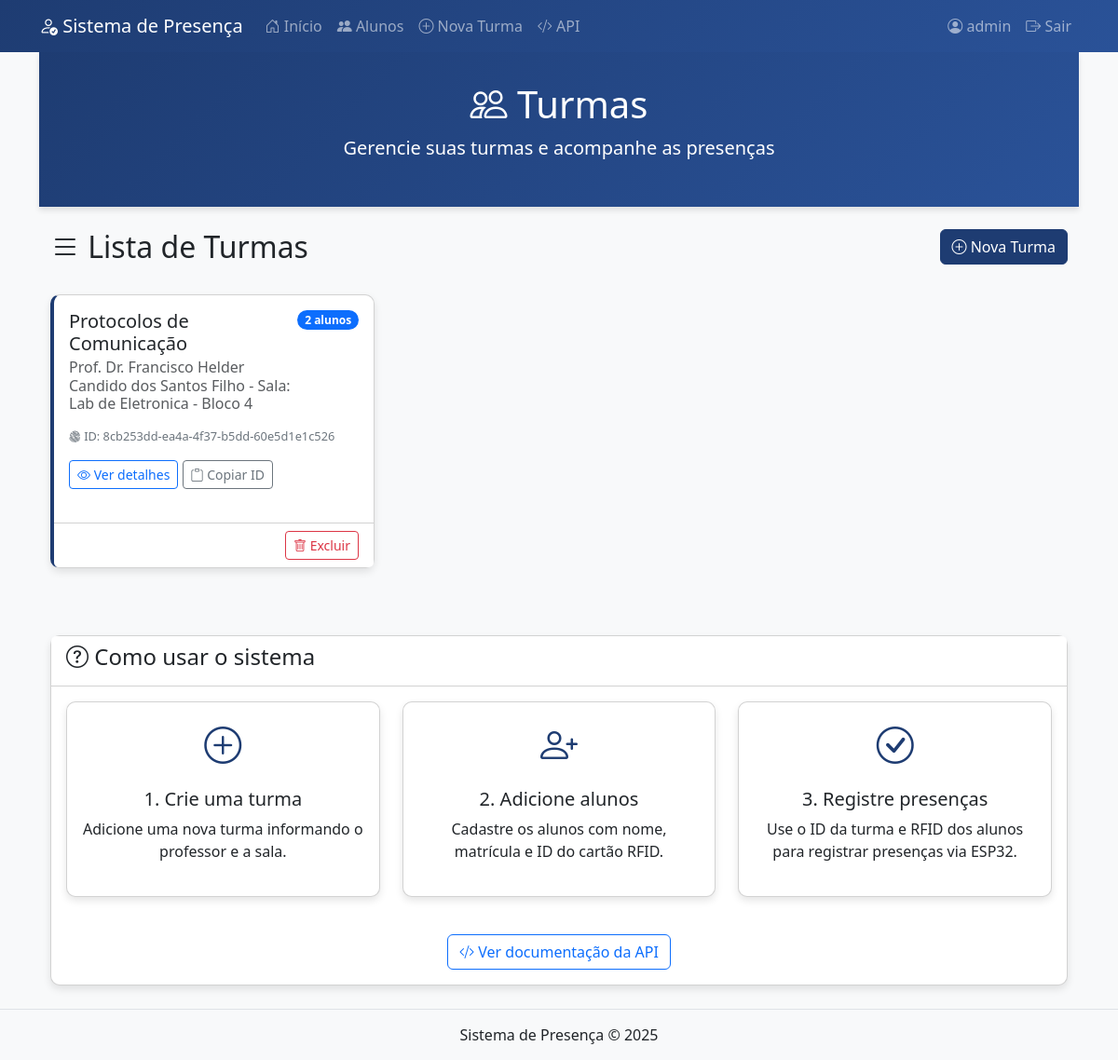
The page / (signed in) on the database its author committed.
### tables this page shows
CREATE TABLE turmas (
                id TEXT PRIMARY KEY,
                nome_turma TEXT,
                professor TEXT,
                sala TEXT);

### app.py (the view)
@app.route('/')
@login_required
def index():
    conn = sqlite3.connect(DATABASE)
    conn.row_factory = sqlite3.Row
    c = conn.cursor()
    c.execute('''
        SELECT t.id, t.nome_turma, t.professor, t.sala,
        COUNT(at.aluno_id) as total_alunos
        FROM turmas t
        LEFT JOIN aluno_turma at ON t.id = at.turma_id
        GROUP BY t.id
    ''')
    turmas = c.fetchall()
    conn.close()
    return render_template('index.html', turmas=turmas)

### app.py (called while the page is built)
def login_required(f):
    @wraps(f)
    def decorated_function(*args, **kwargs):
        if 'logged_in' not in session:
            flash('Por favor, faça login para acessar esta página.', 'danger')
            return redirect(url_for('login'))
        return f(*args, **kwargs)
    return decorated_function

### templates/index.html (shortened to what this page needs)
{% extends "base.html" %}
{% block content %}
<div class="header text-center mb-4">
    <div class="container">
        <h1><i class="bi bi-people"></i> Turmas</h1>
        <p class="lead">Gerencie suas turmas e acompanhe as presenças</p>
    </div>
</div>
<div class="container">
    <div class="row mb-4">
        <div class="col-md-8">
            <h2><i class="bi bi-list"></i> Lista de Turmas</h2>
        </div>
        <div class="col-md-4 text-end">
            <a href="/nova_turma" class="btn btn-primary">
                <i class="bi bi-plus-circle"></i> Nova Turma
            </a>
        </div>
    </div>
    {% if not turmas %}
    <div class="alert alert-info">
        <i class="bi bi-info-circle"></i> Nenhuma turma cadastrada.
        <a href="/nova_turma" class="alert-link">Crie sua primeira turma!</a>
    </div>
    {% else %}
    <div class="row">
        {% for turma in turmas %}
        <div class="col-md-6 col-lg-4 mb-4">
            <div class="card turma-card h-100">
                <div class="card-body">
                    <div class="d-flex justify-content-between align-items-start">
                        <div>
                            <h5 class="card-title">{{ turma['nome_turma'] }}</h5>
                            <h6 class="card-subtitle mb-2 text-muted">
                                {{ turma['professor'] }} - Sala: {{ turma['sala'] }}
                            </h6>
                        </div>
                        <span class="badge bg-primary rounded-pill">
                            {{ turma['total_alunos'] }} aluno{{ 's' if turma['total_alunos'] != 1 else '' }}
                        </span>
                    </div>
                    <p class="uuid mt-2 mb-1">
                        <i class="bi bi-fingerprint"></i> ID: {{ turma['id'] }}
                    </p>
                    <div class="mt-3">
                        <a href="/turma/{{ turma['id'] }}" class="btn btn-sm btn-outline-primary">
                            <i class="bi bi-eye"></i> Ver detalhes
                        </a>
                        <button type="button" class="btn btn-sm btn-outline-secondary copy-uuid" data-uuid="{{ turma['id'] }}">
                            <i class="bi bi-clipboard"></i> Copiar ID
                        </button>
                    </div>
                </div>
                <div class="card-footer bg-white">
                    <div class="d-flex justify-content-end">
                        <form action="/excluir_turma/{{ turma['id'] }}" method="POST" class="d-inline">
                            <button type="submit" class="btn btn-sm btn-outline-danger"
                                onclick="return confirm('Tem certeza que deseja excluir esta turma? Todos os alunos e registros de presença serão removidos.')">
                                <i class="bi bi-trash"></i> Excluir
                            </button>
                        </form>
                    </div>
                </div>
            </div>
        </div>
        {% endfor %}
    </div>
    {% endif %}
    <div class="row mt-5">
        <div class="col-md-12">
            <div class="card">
                <div class="card-header bg-white">
                    <h4><i class="bi bi-question-circle"></i> Como usar o sistema</h4>
                </div>
                <div class="card-body">
                    <div class="row">
                        <div class="col-md-4 mb-3">
                            <div class="card h-100">
                                <div class="card-body text-center">
                                    <div class="mb-3">
                                        <i class="bi bi-plus-circle" style="font-size: 2.5rem; color: #1e3c72;"></i>
                                    </div>
                                    <h5>1. Crie uma turma</h5>
                                    <p class="mb-0">Adicione uma nova turma informando o professor e a sala.</p>
                                </div>
                            </div>
                        </div>
                        <div class="col-md-4 mb-3">
                            <div class="card h-100">
                                <div class="card-body text-center">
                                    <div class="mb-3">
                                        <i class="bi bi-person-plus" style="font-size: 2.5rem; color: #1e3c72;"></i>
                                    </div>
                                    <h5>2. Adicione alunos</h5>
                                    <p class="mb-0">Cadastre os alunos com nome, matrícula e ID do cartão RFID.</p>
                                </div>
                            </div>
                        </div>
                        <div class="col-md-4 mb-3">
                            <div class="card h-100">
                                <div class="card-body text-center">
                                    <div class="mb-3">
                                        <i class="bi bi-check-circle" style="font-size: 2.5rem; color: #1e3c72;"></i>
                                    </div>
                                    <h5>3. Registre presenças</h5>
                                    <p class="mb-0">Use o ID da turma e RFID dos alunos para registrar presenças via ESP32.</p>
                                </div>
                            </div>
                        </div>
                    </div>
                    <div class="mt-4 text-center">
                        <a href="/api/ajuda" class="btn btn-outline-primary">
                            <i class="bi bi-code-slash"></i> Ver documentação da API
                        </a>
                    </div>
                </div>
            </div>
        </div>
    </div>
</div>
{% endblock %}

### templates/base.html (style rules this page uses)
body { background-color: #f8f9fa; padding-bottom: 60px; }
.header { background: linear-gradient(135deg, #1e3c72, #2a5298); color: white; padding: 2rem 0; margin-bottom: 2rem; box-shadow: 0 4px 6px rgba(0,0,0,0.1); }
.card { border-radius: 10px; box-shadow: 0 4px 8px rgba(0,0,0,0.1); transition: transform 0.3s; margin-bottom: 20px; }
.turma-card { border-left: 4px solid #1e3c72; }
.btn-primary { background-color: #1e3c72; border-color: #1e3c72; }
.uuid { font-size: 0.8rem; color: #6c757d; word-break: break-all; }

### rows shown on the page
turmas: nome_turma "Protocolos de Comunicação", professor "Prof. Dr. Francisco Helder Candido dos Santos Filho", sala "Lab de Eletronica - Bloco 4", total_alunos "2", total_alunos "s", id "8cb253dd-ea4a-4f37-b5dd-60e5d1e1c526"

### other values the page prints
{{ session['username'] }} "admin"
{{ now.year if now else '2025' }} "2025"
